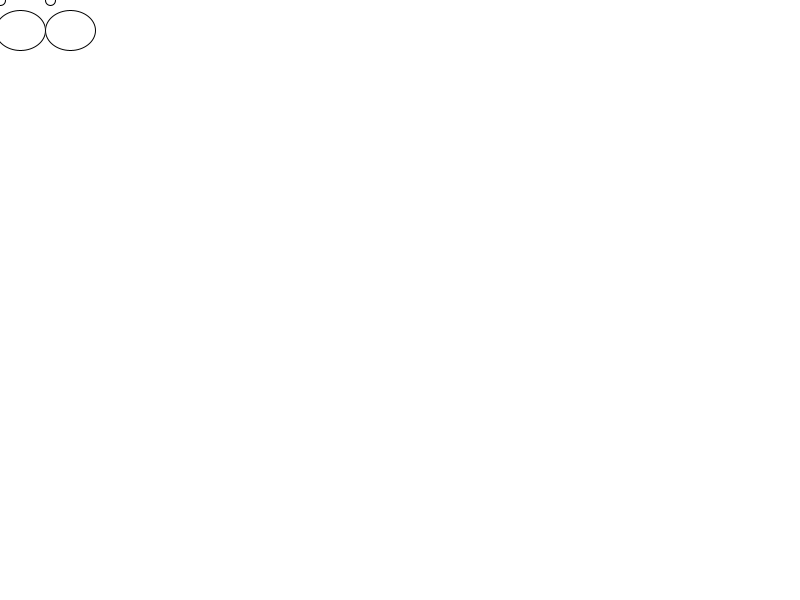
Frame 1 (no input)
Frame 60 (the mouse pressed at the canvas centre just before this capture): identical to frame 1, image omitted
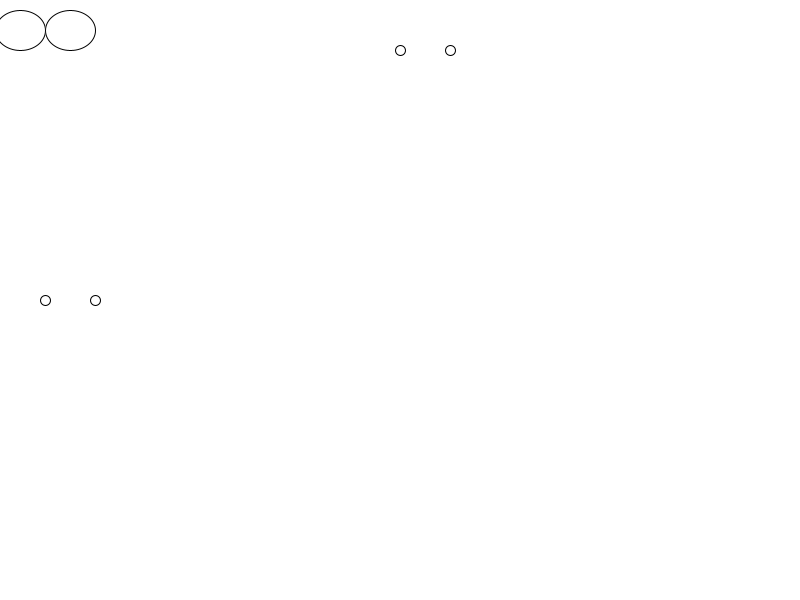
Frame 120 (the mouse held since frame 60 and released just before this capture)

The Processing sketch that drew these frames (run headless with seeded random() and noise(); from frame 60 on, the mouse is pressed at the canvas centre):

// Processing sketch: sketch_180318a
// ── sketch_180318a.pde
void setup() {size(800,600);
}
void draw(){background(255,255,255);ellipse(20,30,50,40); ellipse(70,30,50,40);
if (mouseX<45 && mouseY<50){
ellipse(mouseX,mouseY,10,10);
ellipse(mouseX+50,mouseY,10,10);
}
if (mouseX>45){
  ellipse(45,mouseY,10,10);
  ellipse(45+50,mouseY,10,10);
  

}
if (mouseY>50){
ellipse(mouseX,50,10,10);
ellipse(mouseX+50,50,10,10);
}

}
